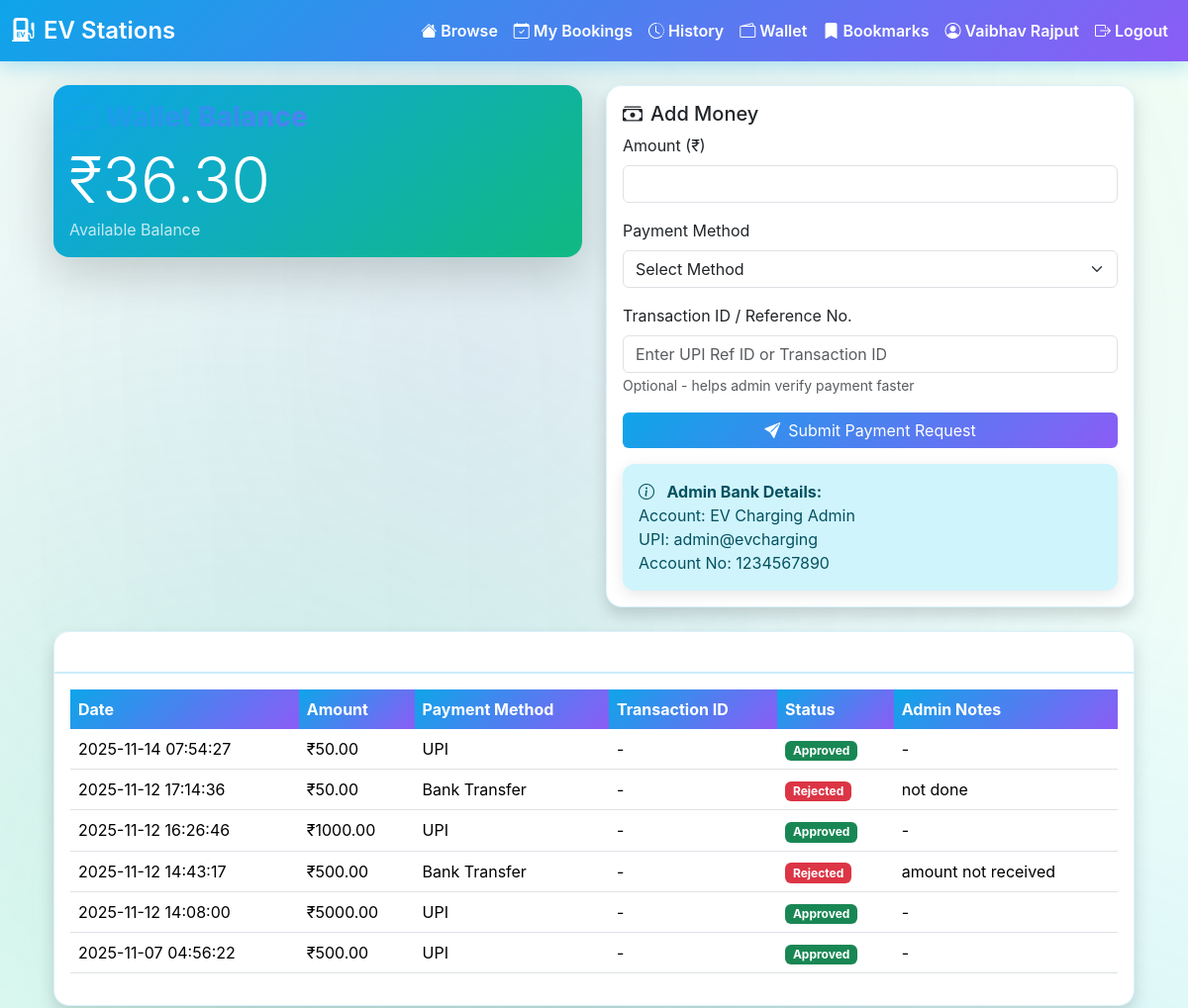
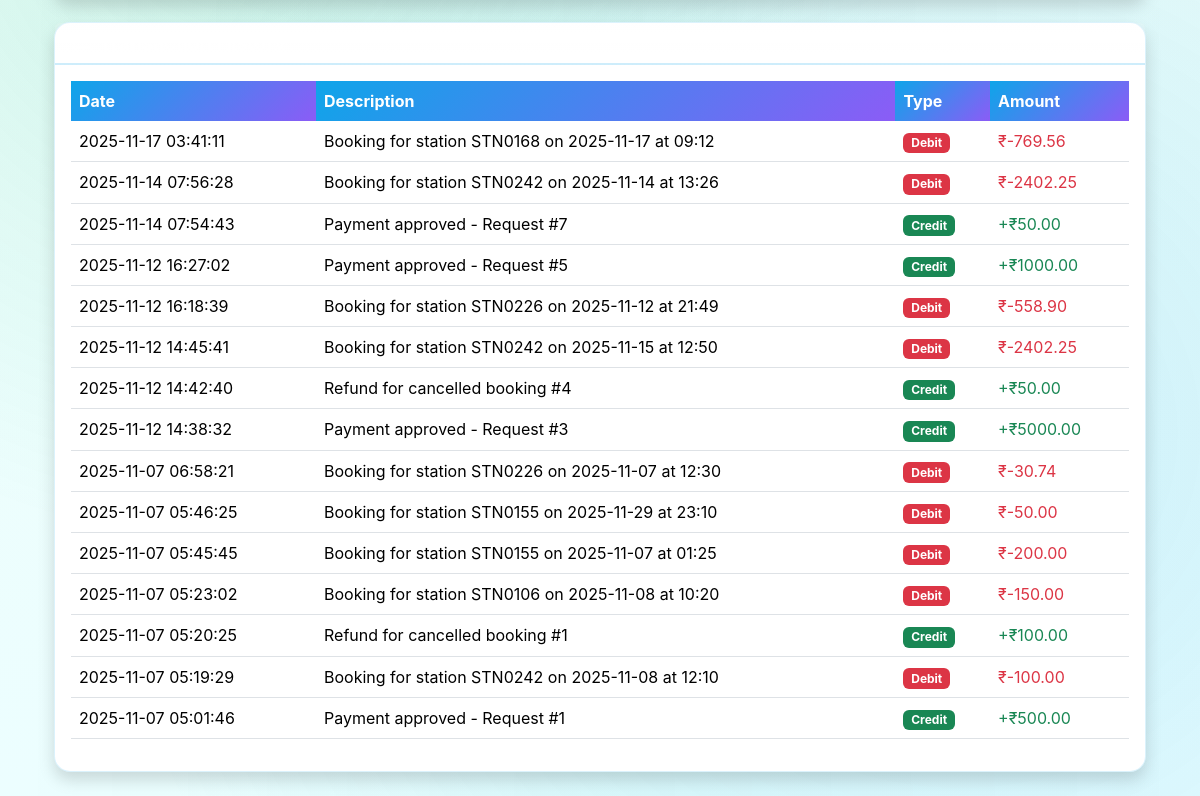
The page /wallet (signed in) on the database its author committed (2 pictures, top to bottom).
### tables this page shows
CREATE TABLE wallets (
  id INTEGER PRIMARY KEY AUTOINCREMENT,
  user_id INTEGER UNIQUE NOT NULL,
  balance REAL DEFAULT 0.0,
  updated_at TIMESTAMP DEFAULT CURRENT_TIMESTAMP,
  FOREIGN KEY (user_id) REFERENCES users(id)
);

CREATE TABLE payment_requests (
  id INTEGER PRIMARY KEY AUTOINCREMENT,
  user_id INTEGER NOT NULL,
  amount REAL NOT NULL,
  transaction_id TEXT,
  payment_method TEXT,
  status TEXT DEFAULT 'pending',
  admin_notes TEXT,
  created_at TIMESTAMP DEFAULT CURRENT_TIMESTAMP,
  verified_at TIMESTAMP,
  FOREIGN KEY (user_id) REFERENCES users(id)
);

CREATE TABLE wallet_transactions (
  id INTEGER PRIMARY KEY AUTOINCREMENT,
  user_id INTEGER NOT NULL,
  amount REAL NOT NULL,
  transaction_type TEXT NOT NULL,
  description TEXT,
  booking_id INTEGER,
  created_at TIMESTAMP DEFAULT CURRENT_TIMESTAMP,
  FOREIGN KEY (user_id) REFERENCES users(id),
  FOREIGN KEY (booking_id) REFERENCES bookings(id)
);

### flask_app/routes.py (the view)
@bp.route("/wallet")
def user_wallet():
    if not f.session.get("user_id"):
        f.flash("Please login", "warning")
        return f.redirect(f.url_for("main.user_login"))
    user_id = f.session.get("user_id")
    wallet = get_or_create_wallet(user_id)
    transactions = get_wallet_transactions(user_id)
    payment_requests = get_user_payment_requests(user_id)
    return f.render_template("user_wallet.html",
                           wallet=wallet,
                           transactions=transactions,
                           payment_requests=payment_requests)

### app_db.py (called while the page is built, shortened)
def get_conn():
    DB_PATH.parent.mkdir(parents=True, exist_ok=True)
    return sqlite3.connect(DB_PATH)

def get_or_create_wallet(user_id: int) -> Dict[str, Any]:
    with get_conn() as conn:
        cursor = conn.execute(
            "SELECT * FROM wallets WHERE user_id = ?",
            (user_id,)
        )
        wallet = cursor.fetchone()
        return {
            'id': wallet[0],
            'user_id': wallet[1],
            'balance': wallet[2],
            'updated_at': wallet[3]
        }

def get_wallet_transactions(user_id: int, limit: int = 20) -> List[Dict[str, Any]]:
    with get_conn() as conn:
        cursor = conn.execute(
            "SELECT * FROM wallet_transactions WHERE user_id = ? ORDER BY created_at DESC LIMIT ?",
            (user_id, limit)
        )
        transactions = cursor.fetchall()
    return [
        {
            'id': t[0],
            'amount': t[2],
            'transaction_type': t[3],
            'description': t[4],
            'booking_id': t[5],
            'created_at': t[6]
        }
        for t in transactions
    ]

def get_user_payment_requests(user_id: int) -> List[Dict[str, Any]]:
    with get_conn() as conn:
        cursor = conn.execute(
            "SELECT * FROM payment_requests WHERE user_id = ? ORDER BY created_at DESC",
            (user_id,)
        )
        requests = cursor.fetchall()
    return [
        {
            'id': r[0],
            'amount': r[2],
            'transaction_id': r[3],
            'payment_method': r[4],
            'status': r[5],
            'admin_notes': r[6],
            'created_at': r[7],
            'verified_at': r[8]
        }
        for r in requests
    ]

### templates/user_wallet.html (shortened to what this page needs)
{% extends "base.html" %}
{% block content %}
<div class="container mt-4">
  <div class="row">
    <div class="col-md-6 mb-4">
      <div class="card shadow-lg border-0" style="background: linear-gradient(135deg, #0ea5e9 0%, #10b981 100%);">
        <div class="card-body text-white">
          <h3><i class="bi bi-wallet2 me-2"></i>Wallet Balance</h3>
          <h1 class="display-3 mb-0">₹{{ "%.2f"|format(wallet.balance) }}</h1>
          <p class="mb-0 opacity-75">Available Balance</p>
        </div>
      </div>
    </div>
    <div class="col-md-6 mb-4">
      <div class="card shadow">
        <div class="card-body">
          <h5 class="card-title"><i class="bi bi-cash-stack me-2"></i>Add Money</h5>
          <form method="POST" action="{{ url_for('main.add_money_request') }}">
            <div class="mb-3">
              <label class="form-label">Amount (₹)</label>
              <input type="number" class="form-control" name="amount" step="0.01" min="1" required>
            </div>
            <div class="mb-3">
              <label class="form-label">Payment Method</label>
              <select class="form-select" name="payment_method" required>
                <option value="">Select Method</option>
              </select>
            </div>
            <div class="mb-3">
              <label class="form-label">Transaction ID / Reference No.</label>
              <input type="text" class="form-control" name="transaction_id"
                     placeholder="Enter UPI Ref ID or Transaction ID">
              <small class="text-muted">Optional - helps admin verify payment faster</small>
            </div>
            <button type="submit" class="btn btn-primary w-100">
              <i class="bi bi-send-fill me-2"></i>Submit Payment Request
            </button>
          </form>
          <div class="alert alert-info mt-3 mb-0">
            <i class="bi bi-info-circle me-2"></i>
            <strong>Admin Bank Details:</strong><br>
            Account: EV Charging Admin<br>
            UPI: admin@evcharging<br>
            Account No: 1234567890
          </div>
        </div>
      </div>
    </div>
  </div>
  {% if payment_requests %}
  <div class="card shadow mb-4">
    <div class="card-header bg-gradient" style="background: linear-gradient(135deg, #0ea5e9 0%, #8b5cf6 100%);">
      <h5 class="mb-0 text-white"><i class="bi bi-clock-history me-2"></i>Payment Requests</h5>
    </div>
    <div class="card-body">
      <div class="table-responsive">
        <table class="table table-hover">
          <thead>
            <tr>
              <th>Date</th>
              <th>Amount</th>
              <th>Payment Method</th>
              <th>Transaction ID</th>
              <th>Status</th>
              <th>Admin Notes</th>
            </tr>
          </thead>
          <tbody>
            {% for req in payment_requests %}
            <tr>
              <td>{{ req.created_at }}</td>
              <td>₹{{ "%.2f"|format(req.amount) }}</td>
              <td>{{ req.payment_method or '-' }}</td>
              <td>{{ req.transaction_id or '-' }}</td>
              <td>
                {% if req.status == 'pending' %}
                  <span class="badge bg-warning text-dark">Pending</span>
                {% elif req.status == 'approved' %}
                  <span class="badge bg-success">Approved</span>
                {% else %}
                  <span class="badge bg-danger">Rejected</span>
                {% endif %}
              </td>
              <td>{{ req.admin_notes or '-' }}</td>
            </tr>
            {% endfor %}
          </tbody>
        </table>
      </div>
    </div>
  </div>
  {% endif %}
  <div class="card shadow">
    <div class="card-header bg-gradient" style="background: linear-gradient(135deg, #10b981 0%, #0ea5e9 100%);">
      <h5 class="mb-0 text-white"><i class="bi bi-list-ul me-2"></i>Transaction History</h5>
    </div>
    <div class="card-body">
      {% if transactions %}
      <div class="table-responsive">
        <table class="table table-hover">
          <thead>
            <tr>
              <th>Date</th>
              <th>Description</th>
              <th>Type</th>
              <th>Amount</th>
            </tr>
          </thead>
          <tbody>
            {% for txn in transactions %}
            <tr>
              <td>{{ txn.created_at }}</td>
              <td>{{ txn.description or 'Transaction' }}</td>
              <td>
                {% if txn.transaction_type == 'credit' %}
                  <span class="badge bg-success">Credit</span>
                {% else %}
                  <span class="badge bg-danger">Debit</span>
                {% endif %}
              </td>
              <td class="{% if txn.transaction_type == 'credit' %}text-success{% else %}text-danger{% endif %}">
                {% if txn.transaction_type == 'credit' %}+{% endif %}₹{{ "%.2f"|format(txn.amount) }}
              </td>
            </tr>
            {% endfor %}
          </tbody>
        </table>
      </div>
      {% else %}
      <p class="text-muted text-center mb-0">No transactions yet</p>
      {% endif %}
    </div>
  </div>
</div>
{% endblock %}

### static/css/base.css (style rules this page uses)
:root { --ev-green: #10b981; --ev-blue: #0ea5e9; --ev-purple: #8b5cf6; --ev-dark: #1e293b; --ev-light-bg: #f0fdf4; --ev-card-bg: #ffffff; --ev-gradient-1: linear-gradient(135deg, #0ea5e9 0%, #8b5cf6 100%); --ev-gradient-2: linear-gradient(135deg, #10b981 0%, #0ea5e9 100%); --ev-gradient-3: linear-gradient(135deg, #f59e0b 0%, #ef4444 100%); }
body { font-family: 'Inter', system-ui, -apple-system, Segoe UI, Roboto, Arial, sans-serif; background: linear-gradient(135deg, #0f2027 0%, #203a43 25%, #2c5364 50%, #0a4d4e 75%, #134e5e 100%); background-attachment: fixed; min-height: 100vh; position: relative; overflow-x: hidden; }
body::before { content: ''; position: fixed; top: 0; left: 0; width: 100%; height: 100%; background-image: radial-gradient(circle at 20% 50%, rgba(16, 185, 129, 0.15) 0%, transparent 50%), radial-gradient(circle at 80% 80%, rgba(14, 165, 233, 0.15) 0%, transparent 50%), radial-gradient(circle at 40% 20%, rgba(139, 92, 246, 0.1) 0%, transparent 50%); pointer-events: none; z-index: 0; }
body::after { content: ''; position: fixed; top: 0; left: 0; width: 100%; height: 100%; background: linear-gradient(90deg, transparent 0%, rgba(16, 185, 129, 0.03) 50%, transparent 100%); animation: electricFlow 8s ease-in-out infinite; pointer-events: none; z-index: 0; }
.container, .navbar, .card { position: relative; z-index: 1; }
.card { border-radius: 16px; border: 1px solid rgba(14,165,233,0.15); background: var(--ev-card-bg); box-shadow: 0 4px 20px rgba(0,0,0,0.05); transition: all 0.3s ease; }

### templates/base.html (style rules this page uses)
:root { --brand-primary:#0ea5e9; --brand-secondary:#10b981; --brand-accent:#8b5cf6; --bg-soft:linear-gradient(to bottom, #f0fdf4 0%, #ecfeff 100%); --text-muted:#64748b; }
body { background: linear-gradient(to bottom, #f0fdf4 0%, #ecfeff 100%); min-height: 100vh; }
h3 { background: linear-gradient(135deg, #0ea5e9, #8b5cf6); -webkit-background-clip: text; -webkit-text-fill-color: transparent; background-clip: text; font-weight: 800; }
.table thead th { background: linear-gradient(135deg, #0ea5e9, #8b5cf6); color: white !important; border-bottom: none; }
.btn-primary { background: linear-gradient(135deg, #0ea5e9, #8b5cf6); border: none; }
.card { box-shadow: 0 6px 18px rgba(14,165,233,0.1); border: 1px solid rgba(14,165,233,0.15); }
.card-header { background: linear-gradient(135deg, rgba(14,165,233,0.1), rgba(139,92,246,0.1)); font-weight: 700; color: #0f172a; border-bottom: 2px solid rgba(14,165,233,0.2); }
.alert { border-radius: 12px; border: none; box-shadow: 0 4px 15px rgba(0,0,0,0.1); }

### rows shown on the page
wallets: balance "36.30"
payment_requests: created_at "2025-11-14 07:54:27", amount "50.00", payment_method "UPI", transaction "-", status "Approved", admin_notes "-"
payment_requests: created_at "2025-11-12 17:14:36", amount "50.00", payment_method "Bank Transfer", transaction "-", status "Rejected", admin_notes "not done"
payment_requests: created_at "2025-11-12 16:26:46", amount "1000.00", payment_method "UPI", transaction "-", status "Approved", admin_notes "-"
payment_requests: created_at "2025-11-12 14:43:17", amount "500.00", payment_method "Bank Transfer", transaction "-", status "Rejected", admin_notes "amount not received"
payment_requests: created_at "2025-11-12 14:08:00", amount "5000.00", payment_method "UPI", transaction "-", status "Approved", admin_notes "-"
payment_requests: created_at "2025-11-07 04:56:22", amount "500.00", payment_method "UPI", transaction "-", status "Approved", admin_notes "-"
wallet_transactions: created_at "2025-11-17 03:41:11", description "Booking for station STN0168 on 2025-11-17 at 09:12", transaction_type "Debit", amount "-769.56"
wallet_transactions: created_at "2025-11-14 07:56:28", description "Booking for station STN0242 on 2025-11-14 at 13:26", transaction_type "Debit", amount "-2402.25"
wallet_transactions: created_at "2025-11-14 07:54:43", description "Payment approved - Request #7", transaction_type "Credit", amount "50.00"
wallet_transactions: created_at "2025-11-12 16:27:02", description "Payment approved - Request #5", transaction_type "Credit", amount "1000.00"
wallet_transactions: created_at "2025-11-12 16:18:39", description "Booking for station STN0226 on 2025-11-12 at 21:49", transaction_type "Debit", amount "-558.90"
wallet_transactions: created_at "2025-11-12 14:45:41", description "Booking for station STN0242 on 2025-11-15 at 12:50", transaction_type "Debit", amount "-2402.25"
wallet_transactions: created_at "2025-11-12 14:42:40", description "Refund for cancelled booking #4", transaction_type "Credit", amount "50.00"
wallet_transactions: created_at "2025-11-12 14:38:32", description "Payment approved - Request #3", transaction_type "Credit", amount "5000.00"
wallet_transactions: created_at "2025-11-07 06:58:21", description "Booking for station STN0226 on 2025-11-07 at 12:30", transaction_type "Debit", amount "-30.74"
wallet_transactions: created_at "2025-11-07 05:46:25", description "Booking for station STN0155 on 2025-11-29 at 23:10", transaction_type "Debit", amount "-50.00"
wallet_transactions: created_at "2025-11-07 05:45:45", description "Booking for station STN0155 on 2025-11-07 at 01:25", transaction_type "Debit", amount "-200.00"
wallet_transactions: created_at "2025-11-07 05:23:02", description "Booking for station STN0106 on 2025-11-08 at 10:20", transaction_type "Debit", amount "-150.00"
wallet_transactions: created_at "2025-11-07 05:20:25", description "Refund for cancelled booking #1", transaction_type "Credit", amount "100.00"
wallet_transactions: created_at "2025-11-07 05:19:29", description "Booking for station STN0242 on 2025-11-08 at 12:10", transaction_type "Debit", amount "-100.00"
wallet_transactions: created_at "2025-11-07 05:01:46", description "Payment approved - Request #1", transaction_type "Credit", amount "500.00"

### other values the page prints
{{ session.get('user_name', session.get('user_email')) }} "Vaibhav Rajput"
